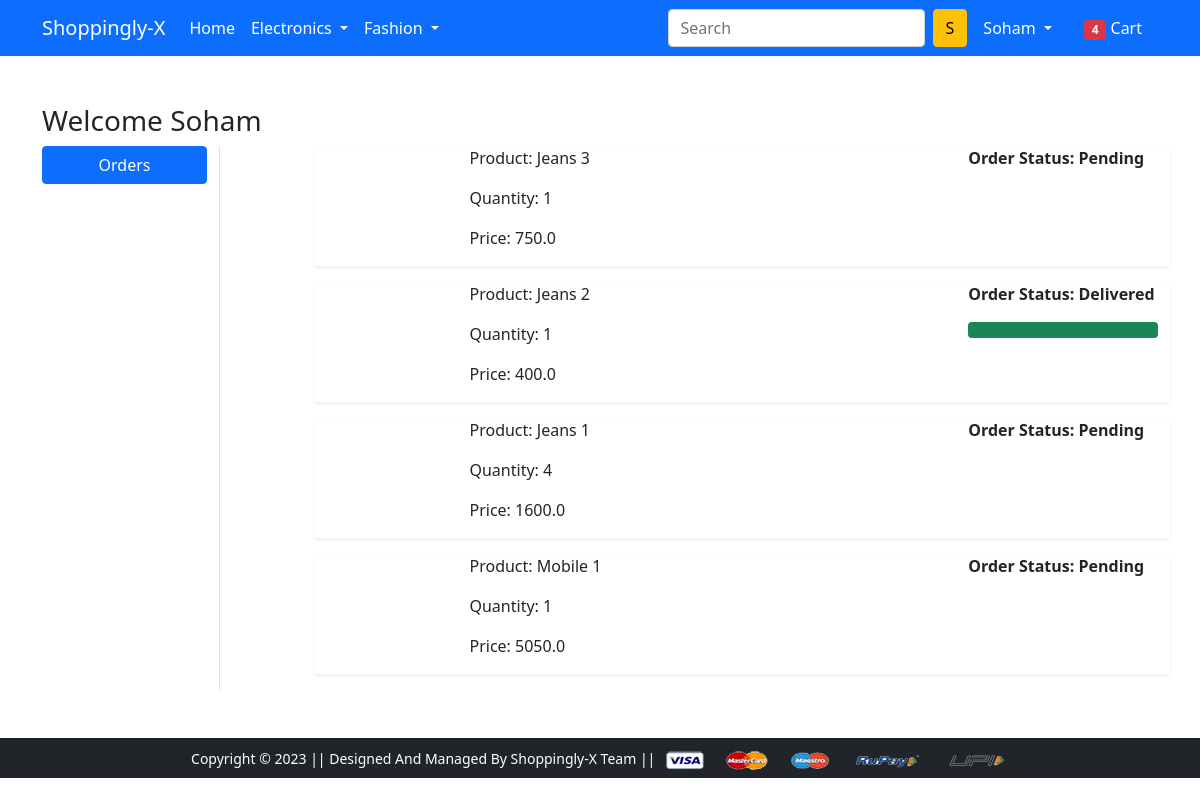
The page /orders/ (signed in) on the database its author committed.
### app/models.py (models this page shows, shortened)
class OrderPlaced(models.Model):
    user = models.ForeignKey(User,on_delete=models.CASCADE)
    customer = models.ForeignKey(Customer,on_delete=models.CASCADE)
    product = models.ForeignKey(Product,on_delete=models.CASCADE)
    quantity = models.PositiveIntegerField(default=1)
    ordered_data = models.DateTimeField(auto_now_add=True)
    status = models.CharField(max_length=50,choices=STATUS_CHOICES,default='Pending')
    @property
    def total_cost(self):
      return self.quantity * self.product.discounted_price

class Product(models.Model):
    title = models.CharField(max_length=100)
    selling_price = models.FloatField()
    discounted_price = models.FloatField()
    description = models.TextField()
    brand = models.CharField(max_length=100)
    category = models.CharField(choices = CATEGORY_CHOICES,max_length=2)
    product_image = models.ImageField(upload_to='productimg')

### app/views.py (the view)
# urls.py: path('orders/', views.orders, name='orders'),
@login_required
def orders(request):
 op = OrderPlaced.objects.filter(user=request.user)
 return render(request, 'app/orders.html',{'order_placed':op})

### app/templates/app/orders.html (shortened to what this page needs)
{% extends 'app/base.html' %}
{% load static %}
{% block main-content %}
<div class="container my-5">
 <div class="row">
 <h3>Welcome <span class = "text-capitalize">{{request.user}}</span></h3>
  <div class="col-sm-2 border-end">
   <ul class="list-unstyled">
    <li class="d-grid"><a href="{% url 'orders' %}" class="btn btn-primary">Orders</a></li>
   </ul>
  </div>
  <div class="col-sm-9 offset-sm-1">
    {% for op in order_placed %}
    <div class="row shadow-sm mb-3">
   <div class="col-sm-2">
   </div>
   <div class="col-sm-7">
    <p>Product: {{op.product.title}}</p>
    <p>Quantity: {{op.quantity}}</p>
    <p>Price: {{op.total_cost}}</p>
   </div>
   <div class = "col-sm-3 fw-bold">
    <p>Order Status: {{op.status}}</p>
   {% if op.status == 'Delivered' %}
        <div class="progress">
         <div class ="progress-bar bg-success" role="progressbar" style="width:100%" aria-valuenow="100" > </div>
        </div>
 {% endif %}
</div>
</div>
{% endfor %}
</div>
</div>
</div>
{% endblock main-content %}

### app/templates/app/base.html (shortened to what this page needs)
<!doctype html>
{% load static %}
<html lang="en">
  <head>
    <link href="https://cdn.jsdelivr.net/npm/bootstrap@5.0.0-beta1/dist/css/bootstrap.min.css" rel="stylesheet">
    <link rel="stylesheet" href="{% static 'app/css/owl.carousel.min.css' %}">
    <link rel="stylesheet" href="{% static 'app/css/all.min.css' %}">
    <link rel="stylesheet" href="{% static 'app/css/style.css' %}">
  </head>
  <body>
    <nav class="navbar navbar-expand-lg navbar-dark bg-primary">
     <div class="container">
       <a class="navbar-brand" href="/">Shoppingly-X</a>
       <div class="collapse navbar-collapse" id="navbarSupportedContent">
         <ul class="navbar-nav me-auto mb-2 mb-lg-0">
           <li class="nav-item">
             <a class="nav-link active" aria-current="page" href="/">Home</a>
           </li>
           <li class="nav-item dropdown">
             <a class="nav-link dropdown-toggle text-white" href="#" id="electronicsDropdown" role="button" data-bs-toggle="dropdown" aria-expanded="false">
               Electronics
             </a>
           </li>
           <li class="nav-item dropdown">
             <a class="nav-link dropdown-toggle text-white" href="#" id="fashionDropdown" role="button" data-bs-toggle="dropdown" aria-expanded="false">
               Fashion
             </a>
           </li>
         </ul>
         <form class="d-flex">
           <input class="form-control me-2" type="search" placeholder="Search" aria-label="Search">
           <button class="btn btn-warning" type="submit">S</button>
         </form>
         <div>
          <ul class="navbar-nav me-auto mb-2 mb-lg-0">
            {% if request.user.is_authenticated %}
           <li class="nav-item dropdown mx-2">
              <a class="nav-link dropdown-toggle text-white" href="#" id="profileDropdown" role="button" data-bs-toggle="dropdown" aria-expanded="false">
                {{request.user.username|capfirst}}
              </a>
            </li>
            <li class="nav-item mx-2">
             <a href="{% url 'showcart' %}" class="nav-link text-white"><span class="badge bg-danger">4</span> Cart </a>
            </li>
            {% endif %}
          </ul>
         </div>
       </div>
     </div>
    </nav>
    {% block main-content %} {% endblock main-content %}
    <footer class="container-fluid bg-dark text-center p-2 mt-5">
        <small class="text-white">Copyright &copy; 2023 || Designed And Managed By Shoppingly-X Team || </small>
        <img src="{% static 'app/images/payment.png' %}" alt="" srcset="" class="img-fluid" height="2px">
    </footer>
  </body>
</html>

### rows shown on the page
OrderPlaced: product "Jeans 3", quantity "1", total_cost "750.0", status "Pending"
OrderPlaced: product "Jeans 2", quantity "1", total_cost "400.0", status "Delivered"
OrderPlaced: product "Jeans 1", quantity "4", total_cost "1600.0", status "Pending"
OrderPlaced: product "Mobile 1", quantity "1", total_cost "5050.0", status "Pending"

### other values the page prints
{{ request.user.username|capfirst }} "Soham"
{{ request.user }} "Soham"
